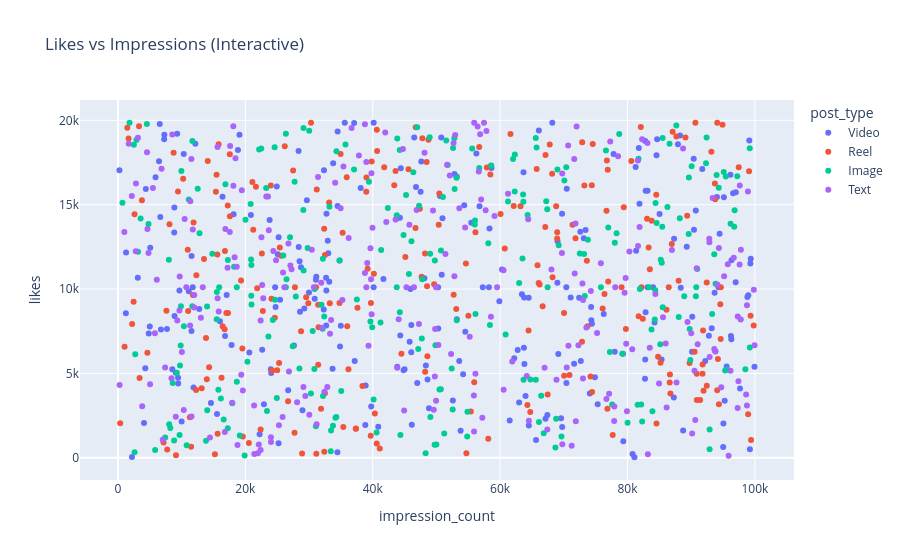

The cell this chart's notebook holds for it:
### Markdown cell above
● Plotly (Interactive)

### Code cell
# Scatter
px.scatter(df.sample(1000), x='impression_count', y='likes',color='post_type', title='Likes vs Impressions (Interactive)').show()

### Figure 1 — Plotly figure (JSON) as saved in the notebook; plotly's stock layout.template omitted (floating-point values rounded to 4 significant figures; data arrays with more than 128 entries replaced by an {"elided": "..."} marker saying what was removed)
{"data": [{"hovertemplate": "post_type=Video<br>impression_count=%{x}<br>likes=%{y}<extra></extra>", "legendgroup": "Video", "marker": {"color": "#636efa", "symbol": "circle"}, "mode": "markers", "name": "Video", "orientation": "v", "showlegend": true, "type": "scatter", "x": {"elided": "253 int values"}, "xaxis": "x", "y": {"elided": "253 float values"}, "yaxis": "y"}, {"hovertemplate": "post_type=Reel<br>impression_count=%{x}<br>likes=%{y}<extra></extra>", "legendgroup": "Reel", "marker": {"color": "#EF553B", "symbol": "circle"}, "mode": "markers", "name": "Reel", "orientation": "v", "showlegend": true, "type": "scatter", "x": {"elided": "245 int values"}, "xaxis": "x", "y": {"elided": "245 float values"}, "yaxis": "y"}, {"hovertemplate": "post_type=Image<br>impression_count=%{x}<br>likes=%{y}<extra></extra>", "legendgroup": "Image", "marker": {"color": "#00cc96", "symbol": "circle"}, "mode": "markers", "name": "Image", "orientation": "v", "showlegend": true, "type": "scatter", "x": {"elided": "251 int values"}, "xaxis": "x", "y": {"elided": "251 float values"}, "yaxis": "y"}, {"hovertemplate": "post_type=Text<br>impression_count=%{x}<br>likes=%{y}<extra></extra>", "legendgroup": "Text", "marker": {"color": "#ab63fa", "symbol": "circle"}, "mode": "markers", "name": "Text", "orientation": "v", "showlegend": true, "type": "scatter", "x": {"elided": "251 int values"}, "xaxis": "x", "y": {"elided": "251 float values"}, "yaxis": "y"}], "layout": {"legend": {"title": {"text": "post_type"}, "tracegroupgap": 0}, "title": {"text": "Likes vs Impressions (Interactive)"}, "xaxis": {"anchor": "y", "domain": [0, 1], "title": {"text": "impression_count"}}, "yaxis": {"anchor": "x", "domain": [0, 1], "title": {"text": "likes"}}}}
